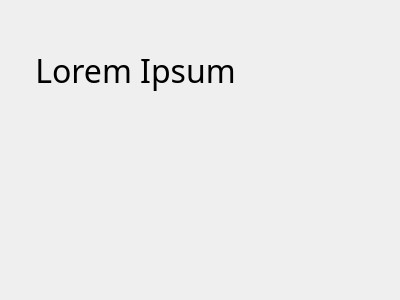
<?xml version="1.0" encoding="UTF-8"?>
<ui version="4.0">
 <class>Dialog</class>
 <widget class="QDialog" name="Dialog">
  <property name="geometry">
   <rect>
    <x>0</x>
    <y>0</y>
    <width>400</width>
    <height>300</height>
   </rect>
  </property>
  <property name="windowTitle">
   <string>Dialog</string>
  </property>
  <widget class="QLabel" name="label">
   <property name="geometry">
    <rect>
     <x>10</x>
     <y>40</y>
     <width>251</width>
     <height>61</height>
    </rect>
   </property>
   <property name="font">
    <font>
     <family>LG Smart UI Regular</family>
     <pointsize>24</pointsize>
     <weight>50</weight>
     <bold>false</bold>
    </font>
   </property>
   <property name="text">
    <string>Lorem Ipsum</string>
   </property>
   <property name="textFormat">
    <enum>Qt::AutoText</enum>
   </property>
   <property name="alignment">
    <set>Qt::AlignCenter</set>
   </property>
  </widget>
 </widget>
 <resources/>
 <connections/>
</ui>
